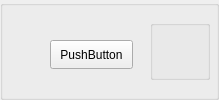
       <widget class="QGroupBox" name="groupBox_p114">
        <property name="minimumSize">
         <size>
          <width>170</width>
          <height>100</height>
         </size>
        </property>
        <property name="title">
         <string/>
        </property>
        <widget class="QPushButton" name="pushButton_p114">
         <property name="geometry">
          <rect>
           <x>50</x>
           <y>40</y>
           <width>83</width>
           <height>29</height>
          </rect>
         </property>
         <property name="text">
          <string>PushButton</string>
         </property>
        </widget>
        <widget class="QGroupBox" name="groupBox_p114info">
         <property name="geometry">
          <rect>
           <x>150</x>
           <y>20</y>
           <width>60</width>
           <height>60</height>
          </rect>
         </property>
         <property name="title">
          <string/>
         </property>
         <widget class="QLabel" name="label_p114attack">
          <property name="geometry">
           <rect>
            <x>0</x>
            <y>0</y>
            <width>30</width>
            <height>30</height>
           </rect>
          </property>
          <property name="text">
           <string/>
          </property>
         </widget>
         <widget class="QLabel" name="label_p114hp">
          <property name="geometry">
           <rect>
            <x>30</x>
            <y>0</y>
            <width>30</width>
            <height>30</height>
           </rect>
          </property>
          <property name="text">
           <string/>
          </property>
         </widget>
         <widget class="QLabel" name="label_p114mobility">
          <property name="geometry">
           <rect>
            <x>0</x>
            <y>30</y>
            <width>30</width>
            <height>30</height>
           </rect>
          </property>
          <property name="text">
           <string/>
          </property>
         </widget>
         <widget class="QLabel" name="label_p114range">
          <property name="geometry">
           <rect>
            <x>30</x>
            <y>30</y>
            <width>30</width>
            <height>30</height>
           </rect>
          </property>
          <property name="text">
           <string/>
          </property>
         </widget>
        </widget>
        <widget class="QLabel" name="label_p114type">
         <property name="geometry">
          <rect>
           <x>40</x>
           <y>40</y>
           <width>30</width>
           <height>30</height>
          </rect>
         </property>
         <property name="styleSheet">
          <string notr="true"/>
         </property>
         <property name="text">
          <string/>
         </property>
        </widget>
       </widget>
